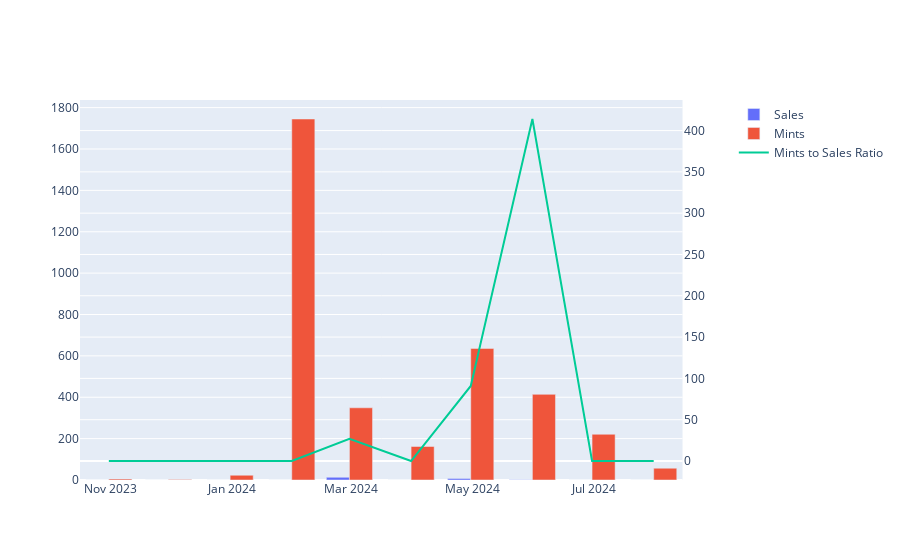

The notebook cell saved with this chart:
### Code cell
mint_to_sales_fig = make_subplots(specs=[[{"secondary_y": True}]])

# Add bar chart for sales
mint_to_sales_fig.add_trace(
    go.Bar(
        x=monthly_mints.index,
        y=monthly_mints['sales'],
        name='Sales'
    ),
    secondary_y=False
)

mint_to_sales_fig.add_trace(
    go.Bar(
        x=monthly_mints.index,
        y=monthly_mints['mints'],
        name='Mints'
    ),
    secondary_y=False
)

# Add line chart for cumulative sales
mint_to_sales_fig.add_trace(
    go.Scatter(
        x=monthly_mints.index,
        y=monthly_mints['mint_to_sales_ratio'],
        name='Mints to Sales Ratio',
        mode='lines'
    ),
    secondary_y=True
)

# mint_to_sales_fig.show()

### Figure 1 — Plotly figure (JSON) as saved in the notebook; plotly's stock layout.template omitted (floating-point values rounded to 4 significant figures)
{"data": [{"name": "Sales", "type": "bar", "x": ["2023-10-31T00:00:00", "2023-11-30T00:00:00", "2023-12-31T00:00:00", "2024-01-31T00:00:00", "2024-02-29T00:00:00", "2024-03-31T00:00:00", "2024-04-30T00:00:00", "2024-05-31T00:00:00", "2024-06-30T00:00:00", "2024-07-31T00:00:00"], "xaxis": "x", "y": [0, 0, 0, 0, 13, 0, 7, 1, 0, 0], "yaxis": "y"}, {"name": "Mints", "type": "bar", "x": ["2023-10-31T00:00:00", "2023-11-30T00:00:00", "2023-12-31T00:00:00", "2024-01-31T00:00:00", "2024-02-29T00:00:00", "2024-03-31T00:00:00", "2024-04-30T00:00:00", "2024-05-31T00:00:00", "2024-06-30T00:00:00", "2024-07-31T00:00:00"], "xaxis": "x", "y": [5, 2, 23, 1745, 349, 162, 636, 414, 221, 57], "yaxis": "y"}, {"mode": "lines", "name": "Mints to Sales Ratio", "type": "scatter", "x": ["2023-10-31T00:00:00", "2023-11-30T00:00:00", "2023-12-31T00:00:00", "2024-01-31T00:00:00", "2024-02-29T00:00:00", "2024-03-31T00:00:00", "2024-04-30T00:00:00", "2024-05-31T00:00:00", "2024-06-30T00:00:00", "2024-07-31T00:00:00"], "xaxis": "x", "y": [0, 0, 0, 0, 26.85, 0, 90.86, 414, 0, 0], "yaxis": "y2"}], "layout": {"xaxis": {"anchor": "y", "domain": [0, 0.94]}, "yaxis": {"anchor": "x", "domain": [0, 1]}, "yaxis2": {"anchor": "x", "overlaying": "y", "side": "right"}}}
